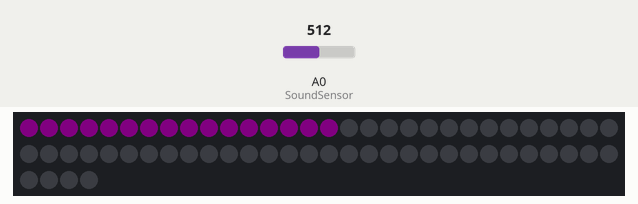
This sketch was run on a simulated Arduino Uno, built with avr-gcc and run on an emulated ATmega328P. Parts: 64 RGB LEDs in strip order, left to right, continuing on the next row. Inputs (shaded band) come from the test bench; at power-on: A0 (SoundSensor) = 512. Dim RGB values are drawn brighter than linear.

Above: at 4.2 s.
4.3 s: A0 (SoundSensor) set to 65
At 5.3 s:
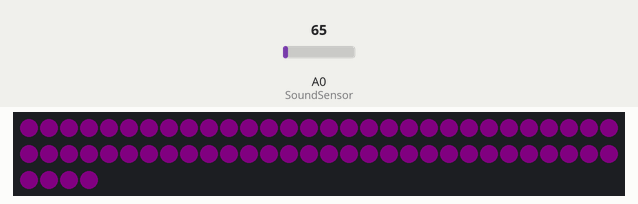
5.8 s: A0 (SoundSensor) set to 1010
At 6.6 s:
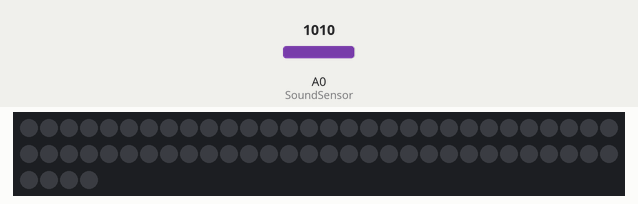
7.3 s: A0 (SoundSensor) set to 986
8.8 s: A0 (SoundSensor) set to 64
At 10.0 s:
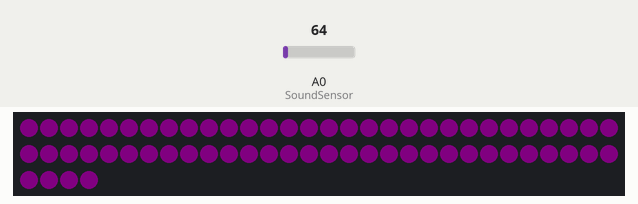
Timing chart, 0 to 11.3 s (numbered marks = the images above; inputs shaded):
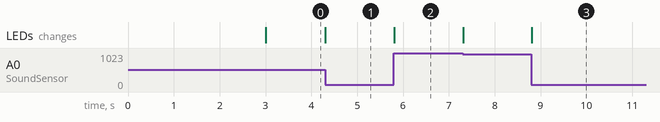

Measured:
- after the input at 4.3 s, the LEDs: change at once (image 1)
- after the input at 5.8 s, the LEDs: change at once (image 2)
- after the input at 8.8 s, the LEDs: change at once (image 3)

The sketch:

SoundReactiveLED.ino
```cpp
/*
Final
Author: Chenyi Wang
Date: 12/14/22

Sound Reactive Installation

LED Panel Library: https://fastled.io/

*/

#include "FastLED.h"

FASTLED_USING_NAMESPACE

#define DATA_PIN    6
#define LED_TYPE    WS2811
#define COLOR_ORDER GRB
#define NUM_LEDS    64
#define WIDTH       8
CRGB leds[NUM_LEDS];

#define BRIGHTNESS  10
int brightness = 0;
bool rows[WIDTH] = {false};

const int SoundSensor = A0;
int soundValue = 0;
int reversedValue = 0;

void setup() {
  delay(3000); // 3 second delay for recovery

  // tell FastLED about the LED strip configuration
  FastLED.addLeds<LED_TYPE,DATA_PIN,COLOR_ORDER>(leds, NUM_LEDS).setCorrection(TypicalLEDStrip);

  // set master brightness control
  FastLED.setBrightness(BRIGHTNESS);

  pinMode(SoundSensor, INPUT);

  Serial.begin(9600);
}

void loop() {

  soundValue = analogRead(SoundSensor); // 0-1023: when the soundsensor is HIGH (no sound detected), the vaule is 1023

  //litByBrightness();

  litByRows();

}

void litByBrightness() {
  reversedValue = 1023 - soundValue;

  brightness = reversedValue / 30;

  FastLED.setBrightness(brightness);

  for (int i = 0; i < NUM_LEDS; i++) {
    leds[i] = CRGB::DarkCyan;
  }
  FastLED.show();
}

void litByRows() {
  setRows();

  for (int i = 0; i < WIDTH; i++) {
    if (rows[i]) {
      for( int j = 0; j < WIDTH; j++) {
        leds[j + 8*i] = CRGB::Purple;
      }
    }
    else {
      for( int j = 0; j < WIDTH; j++) {
        leds[j + 8*i] = CRGB::Black;  // trun off the LED
      }
    }
  }
  FastLED.show();

  delay(10);  // prevent LED from switching too fast
}

void setRows() {
  // during testing, the smallest value reached when it's lound is around 75
  // when it's quiet, sound value is 1023

  if (soundValue < 1023 && soundValue >= 1000) {
    rows[0] = false;
    rows[1] = false;
    rows[2] = false;
    rows[3] = false;
    rows[4] = false;
    rows[5] = false;
    rows[6] = false;
    rows[7] = false;
  }
  else if (soundValue < 1000 && soundValue >= 650) {
    rows[0] = true;
    rows[1] = false;
    rows[2] = false;
    rows[3] = false;
    rows[4] = false;
    rows[5] = false;
    rows[6] = false;
    rows[7] = false;
  }
  else if (soundValue < 650 && soundValue >= 300) {
    rows[0] = true;
    rows[1] = true;
    rows[2] = false;
    rows[3] = false;
    rows[4] = false;
    rows[5] = false;
    rows[6] = false;
    rows[7] = false;
  }
  else if (soundValue < 300 && soundValue >= 100) {
    rows[0] = true;
    rows[1] = true;
    rows[2] = true;
    rows[3] = false;
    rows[4] = false;
    rows[5] = false;
    rows[6] = false;
    rows[7] = false;
  }
  else if (soundValue < 100 && soundValue >= 90) {
    rows[0] = true;
    rows[1] = true;
    rows[2] = true;
    rows[3] = true;
    rows[4] = false;
    rows[5] = false;
    rows[6] = false;
    rows[7] = false;
  }
  else if (soundValue < 90 && soundValue >= 80) {
    rows[0] = true;
    rows[1] = true;
    rows[2] = true;
    rows[3] = true;
    rows[4] = true;
    rows[5] = false;
    rows[6] = false;
    rows[7] = false;
  }
  else if (soundValue < 80 && soundValue >= 75) {
    rows[0] = true;
    rows[1] = true;
    rows[2] = true;
    rows[3] = true;
    rows[4] = true;
    rows[5] = true;
    rows[6] = false;
    rows[7] = false;
  }
  else if (soundValue < 75 && soundValue >= 74) {
    rows[0] = true;
    rows[1] = true;
    rows[2] = true;
    rows[3] = true;
    rows[4] = true;
    rows[5] = true;
    rows[6] = true;
    rows[7] = false;
  }
  else if (soundValue < 74) {
    rows[0] = true;
    rows[1] = true;
    rows[2] = true;
    rows[3] = true;
    rows[4] = true;
    rows[5] = true;
    rows[6] = true;
    rows[7] = true;
  }

}
```
